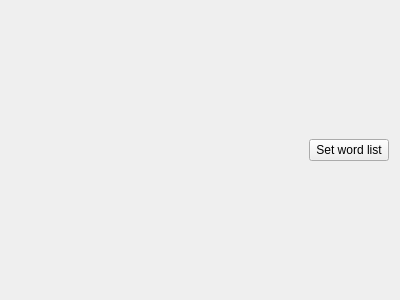
<?xml version="1.0" encoding="UTF-8"?>
<ui version="4.0">
 <class>TuxtypeMainWidget</class>
 <widget class="QWidget" name="TuxtypeMainWidget">
  <property name="geometry">
   <rect>
    <x>0</x>
    <y>0</y>
    <width>400</width>
    <height>300</height>
   </rect>
  </property>
  <property name="windowTitle">
   <string>Form</string>
  </property>
  <layout class="QVBoxLayout" name="verticalLayout_2">
   <item>
    <layout class="QVBoxLayout" name="verticalLayout">
     <item>
      <layout class="QHBoxLayout" name="horizontalLayout">
       <item>
        <spacer name="horizontalSpacer">
         <property name="orientation">
          <enum>Qt::Horizontal</enum>
         </property>
         <property name="sizeHint" stdset="0">
          <size>
           <width>40</width>
           <height>20</height>
          </size>
         </property>
        </spacer>
       </item>
       <item>
        <widget class="QPushButton" name="setWordListButton">
         <property name="text">
          <string>Set word list</string>
         </property>
        </widget>
       </item>
      </layout>
     </item>
    </layout>
   </item>
  </layout>
 </widget>
 <resources/>
 <connections/>
</ui>
